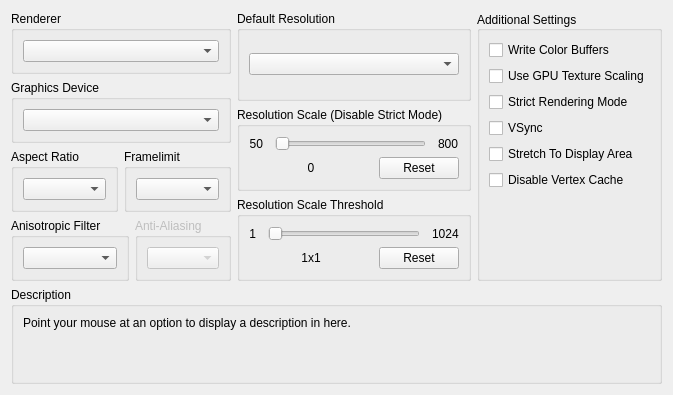
     <widget class="QWidget" name="gpuTab">
      <attribute name="title">
       <string>GPU</string>
      </attribute>
      <layout class="QVBoxLayout" name="verticalLayout_61">
       <item>
        <layout class="QHBoxLayout" name="horizontalLayout_4">
         <item>
          <layout class="QVBoxLayout" name="verticalLayout_7">
           <item>
            <widget class="QGroupBox" name="groupBox_26">
             <property name="title">
              <string>Renderer</string>
             </property>
             <layout class="QVBoxLayout" name="verticalLayout_19">
              <item>
               <widget class="QComboBox" name="renderBox"/>
              </item>
             </layout>
            </widget>
           </item>
           <item>
            <widget class="QGroupBox" name="groupBox_42">
             <property name="title">
              <string>Graphics Device</string>
             </property>
             <layout class="QVBoxLayout" name="verticalLayout_18">
              <item>
               <widget class="QComboBox" name="graphicsAdapterBox"/>
              </item>
             </layout>
            </widget>
           </item>
           <item>
            <layout class="QHBoxLayout" name="horizontalLayout_3" stretch="1,1">
             <item>
              <widget class="QGroupBox" name="groupBox_44">
               <property name="title">
                <string>Aspect Ratio</string>
               </property>
               <layout class="QVBoxLayout" name="verticalLayout_14">
                <item>
                 <widget class="QComboBox" name="aspectBox"/>
                </item>
               </layout>
              </widget>
             </item>
             <item>
              <widget class="QGroupBox" name="groupBox_45">
               <property name="title">
                <string>Framelimit</string>
               </property>
               <layout class="QVBoxLayout" name="verticalLayout_15">
                <item>
                 <widget class="QComboBox" name="frameLimitBox"/>
                </item>
               </layout>
              </widget>
             </item>
            </layout>
           </item>
           <item>
            <widget class="QWidget" name="widget" native="true">
             <layout class="QHBoxLayout" name="horizontalLayout_22" stretch="1,1">
              <property name="leftMargin">
               <number>0</number>
              </property>
              <property name="topMargin">
               <number>0</number>
              </property>
              <property name="rightMargin">
               <number>0</number>
              </property>
              <property name="bottomMargin">
               <number>0</number>
              </property>
              <item>
               <widget class="QGroupBox" name="gb_anisotropicFilter">
                <property name="title">
                 <string>Anisotropic Filter</string>
                </property>
                <layout class="QVBoxLayout" name="verticalLayout_54">
                 <item>
                  <widget class="QComboBox" name="anisotropicFilterOverride"/>
                 </item>
                </layout>
               </widget>
              </item>
              <item>
               <widget class="QGroupBox" name="gb_antiAliasing">
                <property name="enabled">
                 <bool>false</bool>
                </property>
                <property name="title">
                 <string>Anti-Aliasing</string>
                </property>
                <layout class="QVBoxLayout" name="verticalLayout_56">
                 <item>
                  <widget class="QComboBox" name="antiAliasing"/>
                 </item>
                </layout>
               </widget>
              </item>
             </layout>
            </widget>
           </item>
          </layout>
         </item>
         <item>
          <layout class="QVBoxLayout" name="verticalLayout_21">
           <item>
            <widget class="QGroupBox" name="groupBox_29">
             <property name="title">
              <string>Default Resolution</string>
             </property>
             <layout class="QVBoxLayout" name="verticalLayout_22">
              <item>
               <widget class="QComboBox" name="resBox"/>
              </item>
             </layout>
            </widget>
           </item>
           <item>
            <layout class="QVBoxLayout" name="verticalLayout_59">
             <property name="spacing">
              <number>6</number>
             </property>
             <property name="leftMargin">
              <number>0</number>
             </property>
             <item>
              <widget class="QGroupBox" name="gb_resolutionScale">
               <property name="title">
                <string>Resolution Scale (Disable Strict Mode)</string>
               </property>
               <layout class="QVBoxLayout" name="verticalLayout_29">
                <item>
                 <widget class="QWidget" name="widget_9" native="true">
                  <layout class="QHBoxLayout" name="horizontalLayout_23" stretch="0,1,0">
                   <property name="spacing">
                    <number>12</number>
                   </property>
                   <property name="leftMargin">
                    <number>0</number>
                   </property>
                   <property name="topMargin">
                    <number>0</number>
                   </property>
                   <property name="rightMargin">
                    <number>0</number>
                   </property>
                   <property name="bottomMargin">
                    <number>0</number>
                   </property>
                   <item>
                    <widget class="QLabel" name="resolutionScaleMin">
                     <property name="text">
                      <string>50</string>
                     </property>
                     <property name="alignment">
                      <set>Qt::AlignRight|Qt::AlignTrailing|Qt::AlignVCenter</set>
                     </property>
                    </widget>
                   </item>
                   <item>
                    <widget class="QSlider" name="resolutionScale">
                     <property name="orientation">
                      <enum>Qt::Horizontal</enum>
                     </property>
                    </widget>
                   </item>
                   <item>
                    <widget class="QLabel" name="resolutionScaleMax">
                     <property name="text">
                      <string>800</string>
                     </property>
                    </widget>
                   </item>
                  </layout>
                 </widget>
                </item>
                <item>
                 <layout class="QHBoxLayout" name="horizontalLayout_25" stretch="1,0">
                  <item>
                   <widget class="QLabel" name="resolutionScaleVal">
                    <property name="text">
                     <string>0</string>
                    </property>
                    <property name="alignment">
                     <set>Qt::AlignCenter</set>
                    </property>
                   </widget>
                  </item>
                  <item>
                   <widget class="QPushButton" name="resolutionScaleReset">
                    <property name="text">
                     <string>Reset</string>
                    </property>
                   </widget>
                  </item>
                 </layout>
                </item>
               </layout>
              </widget>
             </item>
             <item>
              <widget class="QGroupBox" name="gb_minimumScalableDimension">
               <property name="title">
                <string>Resolution Scale Threshold</string>
               </property>
               <layout class="QVBoxLayout" name="verticalLayout_57">
                <item>
                 <layout class="QHBoxLayout" name="horizontalLayout_24" stretch="0,1,0">
                  <property name="spacing">
                   <number>12</number>
                  </property>
                  <item>
                   <widget class="QLabel" name="minimumScalableDimensionMin">
                    <property name="text">
                     <string>1</string>
                    </property>
                    <property name="alignment">
                     <set>Qt::AlignRight|Qt::AlignTrailing|Qt::AlignVCenter</set>
                    </property>
                   </widget>
                  </item>
                  <item>
                   <widget class="QSlider" name="minimumScalableDimension">
                    <property name="orientation">
                     <enum>Qt::Horizontal</enum>
                    </property>
                   </widget>
                  </item>
                  <item>
                   <widget class="QLabel" name="minimumScalableDimensionMax">
                    <property name="text">
                     <string>1024</string>
                    </property>
                   </widget>
                  </item>
                 </layout>
                </item>
                <item>
                 <layout class="QHBoxLayout" name="horizontalLayout_26" stretch="1,0">
                  <item>
                   <widget class="QLabel" name="minimumScalableDimensionVal">
                    <property name="text">
                     <string>1x1</string>
                    </property>
                    <property name="alignment">
                     <set>Qt::AlignCenter</set>
                    </property>
                   </widget>
                  </item>
                  <item>
                   <widget class="QPushButton" name="minimumScalableDimensionReset">
                    <property name="text">
                     <string>Reset</string>
                    </property>
                   </widget>
                  </item>
                 </layout>
                </item>
               </layout>
              </widget>
             </item>
            </layout>
           </item>
          </layout>
         </item>
         <item>
          <widget class="QGroupBox" name="groupBox_46">
           <property name="sizePolicy">
            <sizepolicy hsizetype="Preferred" vsizetype="Preferred">
             <horstretch>0</horstretch>
             <verstretch>0</verstretch>
            </sizepolicy>
           </property>
           <property name="title">
            <string>Additional Settings</string>
           </property>
           <property name="alignment">
            <set>Qt::AlignLeading|Qt::AlignLeft|Qt::AlignVCenter</set>
           </property>
           <layout class="QVBoxLayout" name="verticalLayout_16">
            <item>
             <widget class="QCheckBox" name="dumpColor">
              <property name="text">
               <string>Write Color Buffers</string>
              </property>
             </widget>
            </item>
            <item>
             <widget class="QCheckBox" name="gpuTextureScaling">
              <property name="text">
               <string>Use GPU Texture Scaling</string>
              </property>
             </widget>
            </item>
            <item>
             <widget class="QCheckBox" name="scrictModeRendering">
              <property name="text">
               <string>Strict Rendering Mode</string>
              </property>
             </widget>
            </item>
            <item>
             <widget class="QCheckBox" name="vsync">
              <property name="text">
               <string>VSync</string>
              </property>
             </widget>
            </item>
            <item>
             <widget class="QCheckBox" name="stretchToDisplayArea">
              <property name="text">
               <string>Stretch To Display Area</string>
              </property>
             </widget>
            </item>
            <item>
             <widget class="QCheckBox" name="disableVertexCache">
              <property name="text">
               <string>Disable Vertex Cache</string>
              </property>
             </widget>
            </item>
            <item>
             <spacer name="verticalSpacer_12">
              <property name="orientation">
               <enum>Qt::Vertical</enum>
              </property>
              <property name="sizeType">
               <enum>QSizePolicy::MinimumExpanding</enum>
              </property>
              <property name="sizeHint" stdset="0">
               <size>
                <width>0</width>
                <height>0</height>
               </size>
              </property>
             </spacer>
            </item>
           </layout>
          </widget>
         </item>
        </layout>
       </item>
       <item>
        <spacer name="verticalSpacer_3">
         <property name="orientation">
          <enum>Qt::Vertical</enum>
         </property>
         <property name="sizeType">
          <enum>QSizePolicy::MinimumExpanding</enum>
         </property>
         <property name="sizeHint" stdset="0">
          <size>
           <width>0</width>
           <height>0</height>
          </size>
         </property>
        </spacer>
       </item>
       <item>
        <widget class="QGroupBox" name="groupBox_47">
         <property name="title">
          <string>Description</string>
         </property>
         <layout class="QHBoxLayout" name="horizontalLayout_5">
          <item>
           <widget class="QLabel" name="description_gpu">
            <property name="text">
             <string>Point your mouse at an option to display a description in here.


</string>
            </property>
            <property name="textFormat">
             <enum>Qt::PlainText</enum>
            </property>
            <property name="alignment">
             <set>Qt::AlignLeading|Qt::AlignLeft|Qt::AlignTop</set>
            </property>
            <property name="wordWrap">
             <bool>true</bool>
            </property>
           </widget>
          </item>
         </layout>
        </widget>
       </item>
      </layout>
     </widget>
